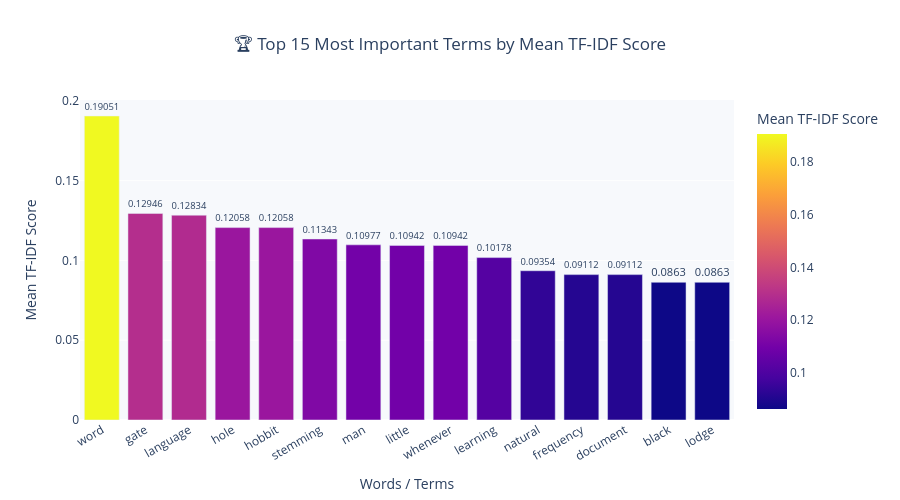

This figure's notebook cell:
### Code cell
top15 = mean_tfidf_df.head(15)

fig2 = px.bar(
    top15,
    x='Term',
    y='Mean_TF_IDF',
    color='Mean_TF_IDF',
    color_continuous_scale='Plasma',
    title='🏆 Top 15 Most Important Terms by Mean TF-IDF Score',
    labels={'Mean_TF_IDF': 'Mean TF-IDF Score', 'Term': 'Words / Terms'},
    text=top15['Mean_TF_IDF'].round(5)
)

fig2.update_layout(
    title_x=0.5,
    plot_bgcolor='#F7F9FC',
    paper_bgcolor='white',
    height=500,
    xaxis_tickangle=-30
)
fig2.update_traces(textposition='outside')
fig2.show()
print(" Bar chart rendered successfully!")

### Figure 1 — Plotly figure (JSON) as saved in the notebook; plotly's stock layout.template omitted (floating-point values rounded to 4 significant figures)
{"data": [{"hovertemplate": "Words / Terms=%{x}<br>Mean TF-IDF Score=%{marker.color}<br>text=%{text}<extra></extra>", "legendgroup": "", "marker": {"color": [0.1905, 0.1295, 0.1283, 0.1206, 0.1206, 0.1134, 0.1098, 0.1094, 0.1094, 0.1018, 0.09354, 0.09112, 0.09112, 0.0863, 0.0863], "coloraxis": "coloraxis", "pattern": {"shape": ""}}, "name": "", "orientation": "v", "showlegend": false, "text": [0.1905, 0.1295, 0.1283, 0.1206, 0.1206, 0.1134, 0.1098, 0.1094, 0.1094, 0.1018, 0.09354, 0.09112, 0.09112, 0.0863, 0.0863], "textposition": "outside", "type": "bar", "x": ["word", "gate", "language", "hole", "hobbit", "stemming", "man", "little", "whenever", "learning", "natural", "frequency", "document", "black", "lodge"], "xaxis": "x", "y": [0.1905, 0.1295, 0.1283, 0.1206, 0.1206, 0.1134, 0.1098, 0.1094, 0.1094, 0.1018, 0.09354, 0.09112, 0.09112, 0.0863, 0.0863], "yaxis": "y"}], "layout": {"barmode": "relative", "coloraxis": {"colorbar": {"title": {"text": "Mean TF-IDF Score"}}, "colorscale": [[0, "#0d0887"], [0.1111, "#46039f"], [0.2222, "#7201a8"], [0.3333, "#9c179e"], [0.4444, "#bd3786"], [0.5556, "#d8576b"], [0.6667, "#ed7953"], [0.7778, "#fb9f3a"], [0.8889, "#fdca26"], [1, "#f0f921"]]}, "height": 500, "legend": {"tracegroupgap": 0}, "paper_bgcolor": "white", "plot_bgcolor": "#F7F9FC", "title": {"text": "🏆 Top 15 Most Important Terms by Mean TF-IDF Score", "x": 0.5}, "xaxis": {"anchor": "y", "domain": [0, 1], "tickangle": -30, "title": {"text": "Words / Terms"}}, "yaxis": {"anchor": "x", "domain": [0, 1], "title": {"text": "Mean TF-IDF Score"}}}}
